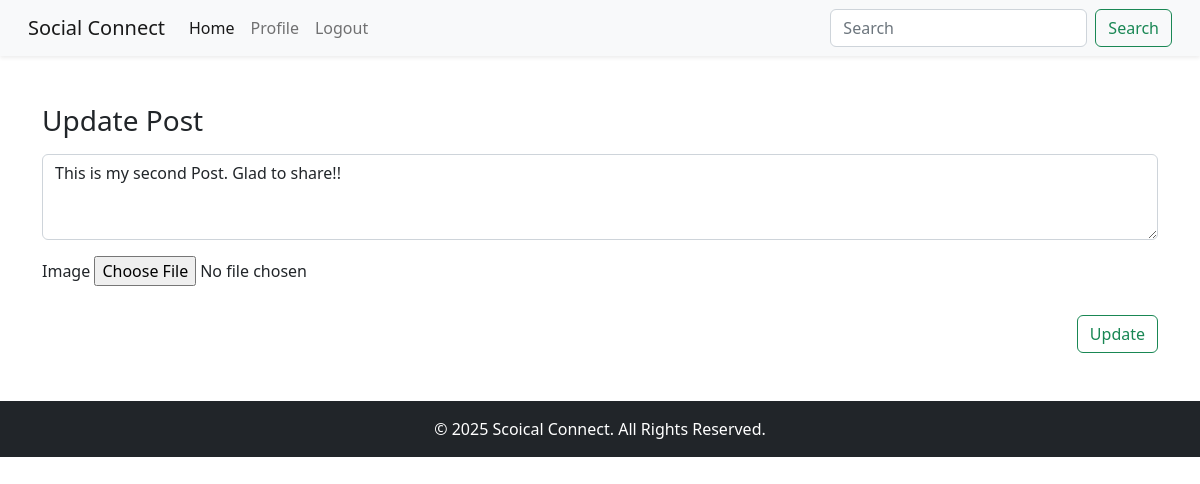
Before: /posts/edit/2 (signed in) with the older database file.
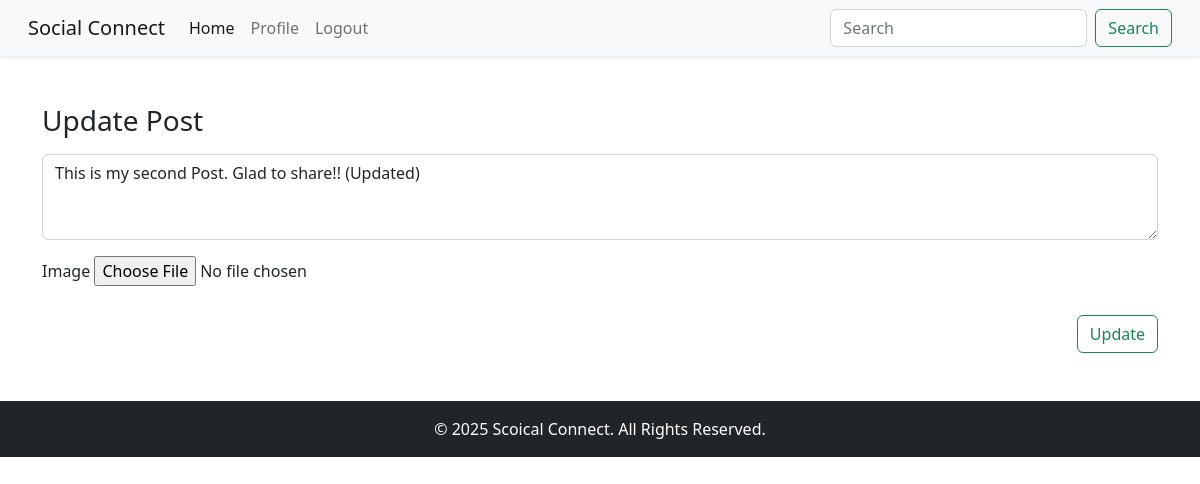
After: the same page with the newer database file.
### posts/models.py (models this page shows)
class Post(models.Model):
    author = models.ForeignKey(User, on_delete=models.CASCADE)
    content = models.TextField()
    image = models.ImageField(upload_to= post_directory_name, null=True, blank=True)
    liked_users = models.ManyToManyField(User,related_name="liked_posts",)
    created_at = models.DateTimeField(auto_now_add=True)
    updated_at = models.DateTimeField(auto_now=True)

### posts/views.py (the view)
# urls.py: path('edit/<int:pk>', views.post_edit, name='post_edit'),
@login_required
def post_edit(request ,pk):
    post = get_object_or_404(Post, id= pk, author= request.user)
    if request.method == 'POST':
        form = postForm(request.POST, request.FILES, instance=post)
        if form.is_valid():
            form.save()
            return redirect('profile')
    else:
        form = postForm(instance=post)
        return render(request,'posts/edit_post.html',{'form':form})

### posts/forms.py
class postForm(forms.ModelForm):
    class Meta:
        model = Post
        fields = ["content", "image"]
        widgets = {
            'content': forms.Textarea(attrs={
                'class': 'form-control',
                'rows': 3,
                'placeholder': "What's on your mind"
            })
        }

### posts/templates/posts/edit_post.html (shortened to what this page needs)
{% extends "base.html" %}
{% block content %}
<div class="container my-5">
    <form method="POST" enctype="multipart/form-data">
        <label for="{{ form.content.id_for_label }}" class="form-label"><h3>Update Post</h3></label>
        <div class="mb-3">
            {{ form.content }}
        </div>
        <div class="mb-3">
            <label for="{{ form.image.id_for_label }}" class="form-label">Image</label>
            {{ form.image }}
        </div>
        <div class="d-flex justify-content-end">
            <button type="Submit" class="btn btn-outline-success mt-2">Update</button>
        </div>
    </form>
</div>
{% endblock content %}

Changed rows visible on the page:
changed Post: content "This is my second Post. Glad to share!!" → "This is my second Post. Glad to share!! (Updated)"
